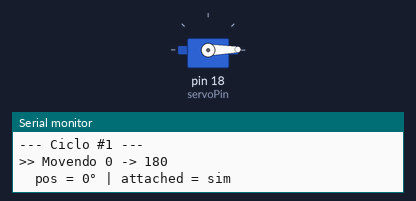
The sketch below on a simulated Arduino Uno, built with avr-gcc and run on an emulated ATmega328P. On the bench: servo, the last lines printed to the serial monitor.

Above: at 1.05 s.
At 2.35 s:
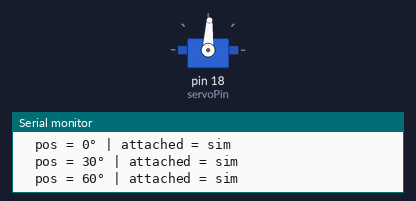
At 3.65 s:
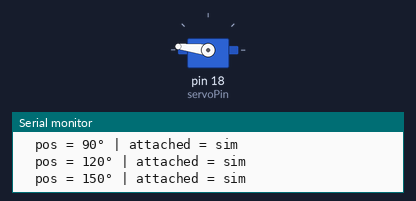
At 6.25 s:
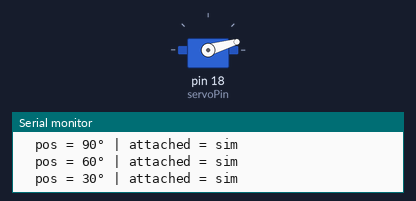
Timing chart, 0 to 8.1 s (numbered marks = the images above):
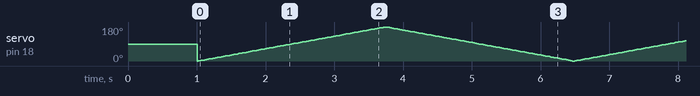

The sketch:

p18_servo_sweep.ino
```cpp
//**********************************************************************
/*
 * Filename    : Servo Sweep
 * Description : Control the servo motor for sweeping
 * Auther      : http//www.keyestudio.com
*/
#include <Servo.h>
#define servoPin 18

Servo myServo;  // create servo object to control a servo
int pos = 0;    // variable to store the servo position
unsigned long sweepCount = 0; // contador de ciclos completos

void setup() {
  Serial.begin(115200);
  delay(1000); // aguarda serial estabilizar
  Serial.println("===== SERVO SWEEP DEBUG =====");
  Serial.print("Pino do servo: ");
  Serial.println(servoPin);

  myServo.attach(servoPin);  // attaches the servo on pin 18 to the servo object

  if (myServo.attached()) {
    Serial.println("[OK] Servo anexado com sucesso.");
  } else {
    Serial.println("[ERRO] Falha ao anexar o servo! Verifique o pino.");
  }

  Serial.println("Iniciando sweep...\n");
}

void loop() {
  sweepCount++;
  Serial.print("--- Ciclo #");
  Serial.print(sweepCount);
  Serial.println(" ---");

  // Sweep 0 -> 180
  Serial.println(">> Movendo 0 -> 180");
  for (pos = 0; pos <= 180; pos += 1) {
    myServo.write(pos);
    if (pos % 30 == 0) { // imprime a cada 30 graus para nao sobrecarregar
      Serial.print("  pos = ");
      Serial.print(pos);
      Serial.print("° | attached = ");
      Serial.println(myServo.attached() ? "sim" : "NAO");
    }
    delay(15);
  }

  // Sweep 180 -> 0
  Serial.println(">> Movendo 180 -> 0");
  for (pos = 180; pos >= 0; pos -= 1) {
    myServo.write(pos);
    if (pos % 30 == 0) {
      Serial.print("  pos = ");
      Serial.print(pos);
      Serial.print("° | attached = ");
      Serial.println(myServo.attached() ? "sim" : "NAO");
    }
    delay(15);
  }

  Serial.println("Ciclo completo.\n");
}
//********************************************************************************
```
